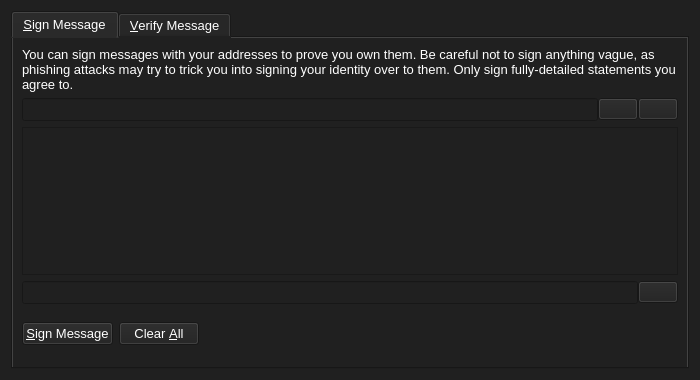
<?xml version="1.0" encoding="UTF-8"?>
<ui version="4.0">
 <class>SignVerifyMessageDialog</class>
 <widget class="QDialog" name="SignVerifyMessageDialog">
  <property name="geometry">
   <rect>
    <x>0</x>
    <y>0</y>
    <width>700</width>
    <height>380</height>
   </rect>
  </property>
  <property name="windowTitle">
   <string>Signatures - Sign / Verify a Message</string>
  </property>
  <property name="styleSheet">
   <string notr="true">background-color: rgb(32, 32, 32);
color: rgb(255, 255, 255);</string>
  </property>
  <property name="modal">
   <bool>true</bool>
  </property>
  <layout class="QVBoxLayout" name="verticalLayout">
   <item>
    <widget class="QTabWidget" name="tabWidget">
     <property name="palette">
      <palette>
       <active>
        <colorrole role="WindowText">
         <brush brushstyle="SolidPattern">
          <color alpha="255">
           <red>255</red>
           <green>255</green>
           <blue>255</blue>
          </color>
         </brush>
        </colorrole>
        <colorrole role="Button">
         <brush brushstyle="SolidPattern">
          <color alpha="255">
           <red>32</red>
           <green>32</green>
           <blue>32</blue>
          </color>
         </brush>
        </colorrole>
        <colorrole role="Light">
         <brush brushstyle="SolidPattern">
          <color alpha="255">
           <red>32</red>
           <green>32</green>
           <blue>32</blue>
          </color>
         </brush>
        </colorrole>
        <colorrole role="Midlight">
         <brush brushstyle="SolidPattern">
          <color alpha="255">
           <red>32</red>
           <green>32</green>
           <blue>32</blue>
          </color>
         </brush>
        </colorrole>
        <colorrole role="Mid">
         <brush brushstyle="SolidPattern">
          <color alpha="255">
           <red>32</red>
           <green>32</green>
           <blue>32</blue>
          </color>
         </brush>
        </colorrole>
        <colorrole role="Text">
         <brush brushstyle="SolidPattern">
          <color alpha="255">
           <red>255</red>
           <green>255</green>
           <blue>255</blue>
          </color>
         </brush>
        </colorrole>
        <colorrole role="ButtonText">
         <brush brushstyle="SolidPattern">
          <color alpha="255">
           <red>255</red>
           <green>255</green>
           <blue>255</blue>
          </color>
         </brush>
        </colorrole>
        <colorrole role="Base">
         <brush brushstyle="SolidPattern">
          <color alpha="255">
           <red>32</red>
           <green>32</green>
           <blue>32</blue>
          </color>
         </brush>
        </colorrole>
        <colorrole role="Window">
         <brush brushstyle="SolidPattern">
          <color alpha="255">
           <red>32</red>
           <green>32</green>
           <blue>32</blue>
          </color>
         </brush>
        </colorrole>
        <colorrole role="PlaceholderText">
         <brush brushstyle="NoBrush">
          <color alpha="128">
           <red>255</red>
           <green>255</green>
           <blue>255</blue>
          </color>
         </brush>
        </colorrole>
       </active>
       <inactive>
        <colorrole role="WindowText">
         <brush brushstyle="SolidPattern">
          <color alpha="255">
           <red>255</red>
           <green>255</green>
           <blue>255</blue>
          </color>
         </brush>
        </colorrole>
        <colorrole role="Button">
         <brush brushstyle="SolidPattern">
          <color alpha="255">
           <red>32</red>
           <green>32</green>
           <blue>32</blue>
          </color>
         </brush>
        </colorrole>
        <colorrole role="Light">
         <brush brushstyle="SolidPattern">
          <color alpha="255">
           <red>32</red>
           <green>32</green>
           <blue>32</blue>
          </color>
         </brush>
        </colorrole>
        <colorrole role="Midlight">
         <brush brushstyle="SolidPattern">
          <color alpha="255">
           <red>32</red>
           <green>32</green>
           <blue>32</blue>
          </color>
         </brush>
        </colorrole>
        <colorrole role="Mid">
         <brush brushstyle="SolidPattern">
          <color alpha="255">
           <red>32</red>
           <green>32</green>
           <blue>32</blue>
          </color>
         </brush>
        </colorrole>
        <colorrole role="Text">
         <brush brushstyle="SolidPattern">
          <color alpha="255">
           <red>255</red>
           <green>255</green>
           <blue>255</blue>
          </color>
         </brush>
        </colorrole>
        <colorrole role="ButtonText">
         <brush brushstyle="SolidPattern">
          <color alpha="255">
           <red>255</red>
           <green>255</green>
           <blue>255</blue>
          </color>
         </brush>
        </colorrole>
        <colorrole role="Base">
         <brush brushstyle="SolidPattern">
          <color alpha="255">
           <red>32</red>
           <green>32</green>
           <blue>32</blue>
          </color>
         </brush>
        </colorrole>
        <colorrole role="Window">
         <brush brushstyle="SolidPattern">
          <color alpha="255">
           <red>32</red>
           <green>32</green>
           <blue>32</blue>
          </color>
         </brush>
        </colorrole>
        <colorrole role="PlaceholderText">
         <brush brushstyle="NoBrush">
          <color alpha="128">
           <red>255</red>
           <green>255</green>
           <blue>255</blue>
          </color>
         </brush>
        </colorrole>
       </inactive>
       <disabled>
        <colorrole role="WindowText">
         <brush brushstyle="SolidPattern">
          <color alpha="255">
           <red>255</red>
           <green>255</green>
           <blue>255</blue>
          </color>
         </brush>
        </colorrole>
        <colorrole role="Button">
         <brush brushstyle="SolidPattern">
          <color alpha="255">
           <red>32</red>
           <green>32</green>
           <blue>32</blue>
          </color>
         </brush>
        </colorrole>
        <colorrole role="Light">
         <brush brushstyle="SolidPattern">
          <color alpha="255">
           <red>32</red>
           <green>32</green>
           <blue>32</blue>
          </color>
         </brush>
        </colorrole>
        <colorrole role="Midlight">
         <brush brushstyle="SolidPattern">
          <color alpha="255">
           <red>32</red>
           <green>32</green>
           <blue>32</blue>
          </color>
         </brush>
        </colorrole>
        <colorrole role="Mid">
         <brush brushstyle="SolidPattern">
          <color alpha="255">
           <red>32</red>
           <green>32</green>
           <blue>32</blue>
          </color>
         </brush>
        </colorrole>
        <colorrole role="Text">
         <brush brushstyle="SolidPattern">
          <color alpha="255">
           <red>255</red>
           <green>255</green>
           <blue>255</blue>
          </color>
         </brush>
        </colorrole>
        <colorrole role="ButtonText">
         <brush brushstyle="SolidPattern">
          <color alpha="255">
           <red>255</red>
           <green>255</green>
           <blue>255</blue>
          </color>
         </brush>
        </colorrole>
        <colorrole role="Base">
         <brush brushstyle="SolidPattern">
          <color alpha="255">
           <red>32</red>
           <green>32</green>
           <blue>32</blue>
          </color>
         </brush>
        </colorrole>
        <colorrole role="Window">
         <brush brushstyle="SolidPattern">
          <color alpha="255">
           <red>32</red>
           <green>32</green>
           <blue>32</blue>
          </color>
         </brush>
        </colorrole>
        <colorrole role="PlaceholderText">
         <brush brushstyle="NoBrush">
          <color alpha="128">
           <red>255</red>
           <green>255</green>
           <blue>255</blue>
          </color>
         </brush>
        </colorrole>
       </disabled>
      </palette>
     </property>
     <property name="font">
      <font>
       <pointsize>10</pointsize>
      </font>
     </property>
     <property name="styleSheet">
      <string notr="true">background: rgb(32, 32, 32);
background-color: rgb(32, 32, 32);</string>
     </property>
     <property name="tabShape">
      <enum>QTabWidget::Rounded</enum>
     </property>
     <property name="currentIndex">
      <number>0</number>
     </property>
     <widget class="QWidget" name="tabSignMessage">
      <property name="styleSheet">
       <string notr="true">background: rgb(32, 32, 32);
background-color: rgb(32, 32, 32);</string>
      </property>
      <attribute name="title">
       <string>&amp;Sign Message</string>
      </attribute>
      <layout class="QVBoxLayout" name="verticalLayout_SM">
       <item>
        <widget class="QLabel" name="infoLabel_SM">
         <property name="font">
          <font>
           <pointsize>10</pointsize>
          </font>
         </property>
         <property name="text">
          <string>You can sign messages with your addresses to prove you own them. Be careful not to sign anything vague, as phishing attacks may try to trick you into signing your identity over to them. Only sign fully-detailed statements you agree to.</string>
         </property>
         <property name="textFormat">
          <enum>Qt::PlainText</enum>
         </property>
         <property name="wordWrap">
          <bool>true</bool>
         </property>
        </widget>
       </item>
       <item>
        <layout class="QHBoxLayout" name="horizontalLayout_1_SM">
         <property name="spacing">
          <number>0</number>
         </property>
         <item>
          <widget class="QValidatedLineEdit" name="addressIn_SM">
           <property name="font">
            <font>
             <pointsize>10</pointsize>
            </font>
           </property>
           <property name="toolTip">
            <string>The address to sign the message with (e.g. ie6sxvFwLpMsp5tRHpAS6q3cZVewmqYzTg)</string>
           </property>
           <property name="maxLength">
            <number>34</number>
           </property>
          </widget>
         </item>
         <item>
          <widget class="QPushButton" name="addressBookButton_SM">
           <property name="toolTip">
            <string>Choose an address from the address book</string>
           </property>
           <property name="text">
            <string/>
           </property>
           <property name="icon">
            <iconset resource="../bitcoin.qrc">
             <normaloff>:/icons/address-book</normaloff>:/icons/address-book</iconset>
           </property>
           <property name="shortcut">
            <string>Alt+A</string>
           </property>
           <property name="autoDefault">
            <bool>false</bool>
           </property>
          </widget>
         </item>
         <item>
          <widget class="QPushButton" name="pasteButton_SM">
           <property name="toolTip">
            <string>Paste address from clipboard</string>
           </property>
           <property name="text">
            <string/>
           </property>
           <property name="icon">
            <iconset resource="../bitcoin.qrc">
             <normaloff>:/icons/editpaste</normaloff>:/icons/editpaste</iconset>
           </property>
           <property name="shortcut">
            <string>Alt+P</string>
           </property>
           <property name="autoDefault">
            <bool>false</bool>
           </property>
          </widget>
         </item>
        </layout>
       </item>
       <item>
        <widget class="QPlainTextEdit" name="messageIn_SM">
         <property name="font">
          <font>
           <pointsize>10</pointsize>
          </font>
         </property>
         <property name="toolTip">
          <string>Enter the message you want to sign here</string>
         </property>
        </widget>
       </item>
       <item>
        <layout class="QHBoxLayout" name="horizontalLayout_2_SM">
         <property name="spacing">
          <number>0</number>
         </property>
         <item>
          <widget class="QLineEdit" name="signatureOut_SM">
           <property name="font">
            <font>
             <pointsize>10</pointsize>
             <italic>true</italic>
            </font>
           </property>
           <property name="readOnly">
            <bool>true</bool>
           </property>
          </widget>
         </item>
         <item>
          <widget class="QPushButton" name="copySignatureButton_SM">
           <property name="toolTip">
            <string>Copy the current signature to the system clipboard</string>
           </property>
           <property name="text">
            <string/>
           </property>
           <property name="icon">
            <iconset resource="../bitcoin.qrc">
             <normaloff>:/icons/editcopy</normaloff>:/icons/editcopy</iconset>
           </property>
           <property name="autoDefault">
            <bool>false</bool>
           </property>
          </widget>
         </item>
        </layout>
       </item>
       <item>
        <layout class="QHBoxLayout" name="horizontalLayout_3_SM">
         <item>
          <widget class="QPushButton" name="signMessageButton_SM">
           <property name="font">
            <font>
             <pointsize>10</pointsize>
            </font>
           </property>
           <property name="toolTip">
            <string>Sign the message to prove you own this Rev address</string>
           </property>
           <property name="text">
            <string>&amp;Sign Message</string>
           </property>
           <property name="icon">
            <iconset resource="../bitcoin.qrc">
             <normaloff>:/icons/edit</normaloff>:/icons/edit</iconset>
           </property>
           <property name="autoDefault">
            <bool>false</bool>
           </property>
          </widget>
         </item>
         <item>
          <widget class="QPushButton" name="clearButton_SM">
           <property name="font">
            <font>
             <pointsize>10</pointsize>
            </font>
           </property>
           <property name="toolTip">
            <string>Reset all sign message fields</string>
           </property>
           <property name="text">
            <string>Clear &amp;All</string>
           </property>
           <property name="icon">
            <iconset resource="../bitcoin.qrc">
             <normaloff>:/icons/remove</normaloff>:/icons/remove</iconset>
           </property>
           <property name="autoDefault">
            <bool>false</bool>
           </property>
          </widget>
         </item>
         <item>
          <spacer name="horizontalSpacer_1_SM">
           <property name="orientation">
            <enum>Qt::Horizontal</enum>
           </property>
           <property name="sizeHint" stdset="0">
            <size>
             <width>40</width>
             <height>48</height>
            </size>
           </property>
          </spacer>
         </item>
         <item>
          <widget class="QLabel" name="statusLabel_SM">
           <property name="font">
            <font>
             <weight>75</weight>
             <bold>true</bold>
            </font>
           </property>
           <property name="text">
            <string/>
           </property>
           <property name="wordWrap">
            <bool>true</bool>
           </property>
          </widget>
         </item>
         <item>
          <spacer name="horizontalSpacer_2_SM">
           <property name="orientation">
            <enum>Qt::Horizontal</enum>
           </property>
           <property name="sizeHint" stdset="0">
            <size>
             <width>40</width>
             <height>48</height>
            </size>
           </property>
          </spacer>
         </item>
        </layout>
       </item>
      </layout>
     </widget>
     <widget class="QWidget" name="tabVerifyMessage">
      <attribute name="title">
       <string>&amp;Verify Message</string>
      </attribute>
      <layout class="QVBoxLayout" name="verticalLayout_VM">
       <item>
        <widget class="QLabel" name="infoLabel_VM">
         <property name="font">
          <font>
           <pointsize>10</pointsize>
          </font>
         </property>
         <property name="text">
          <string>Enter the signing address, message (ensure you copy line breaks, spaces, tabs, etc. exactly) and signature below to verify the message. Be careful not to read more into the signature than what is in the signed message itself, to avoid being tricked by a man-in-the-middle attack.</string>
         </property>
         <property name="textFormat">
          <enum>Qt::PlainText</enum>
         </property>
         <property name="alignment">
          <set>Qt::AlignLeading|Qt::AlignLeft|Qt::AlignTop</set>
         </property>
         <property name="wordWrap">
          <bool>true</bool>
         </property>
        </widget>
       </item>
       <item>
        <layout class="QHBoxLayout" name="horizontalLayout_1_VM">
         <property name="spacing">
          <number>0</number>
         </property>
         <item>
          <widget class="QValidatedLineEdit" name="addressIn_VM">
           <property name="font">
            <font>
             <pointsize>10</pointsize>
            </font>
           </property>
           <property name="toolTip">
            <string>The address the message was signed with (e.g. ie6sxvFwLpMsp5tRHpAS6q3cZVewmqYzTg)</string>
           </property>
           <property name="maxLength">
            <number>34</number>
           </property>
          </widget>
         </item>
         <item>
          <widget class="QPushButton" name="addressBookButton_VM">
           <property name="toolTip">
            <string>Choose an address from the address book</string>
           </property>
           <property name="text">
            <string/>
           </property>
           <property name="icon">
            <iconset resource="../bitcoin.qrc">
             <normaloff>:/icons/address-book</normaloff>:/icons/address-book</iconset>
           </property>
           <property name="shortcut">
            <string>Alt+A</string>
           </property>
           <property name="autoDefault">
            <bool>false</bool>
           </property>
          </widget>
         </item>
        </layout>
       </item>
       <item>
        <widget class="QPlainTextEdit" name="messageIn_VM">
         <property name="font">
          <font>
           <pointsize>10</pointsize>
          </font>
         </property>
        </widget>
       </item>
       <item>
        <widget class="QValidatedLineEdit" name="signatureIn_VM"/>
       </item>
       <item>
        <layout class="QHBoxLayout" name="horizontalLayout_2_VM">
         <item>
          <widget class="QPushButton" name="verifyMessageButton_VM">
           <property name="font">
            <font>
             <pointsize>10</pointsize>
            </font>
           </property>
           <property name="toolTip">
            <string>Verify the message to ensure it was signed with the specified Rev address</string>
           </property>
           <property name="text">
            <string>&amp;Verify Message</string>
           </property>
           <property name="icon">
            <iconset resource="../bitcoin.qrc">
             <normaloff>:/icons/transaction_0</normaloff>:/icons/transaction_0</iconset>
           </property>
           <property name="autoDefault">
            <bool>false</bool>
           </property>
          </widget>
         </item>
         <item>
          <widget class="QPushButton" name="clearButton_VM">
           <property name="font">
            <font>
             <pointsize>10</pointsize>
            </font>
           </property>
           <property name="toolTip">
            <string>Reset all verify message fields</string>
           </property>
           <property name="text">
            <string>Clear &amp;All</string>
           </property>
           <property name="icon">
            <iconset resource="../bitcoin.qrc">
             <normaloff>:/icons/remove</normaloff>:/icons/remove</iconset>
           </property>
           <property name="autoDefault">
            <bool>false</bool>
           </property>
          </widget>
         </item>
         <item>
          <spacer name="horizontalSpacer_1_VM">
           <property name="orientation">
            <enum>Qt::Horizontal</enum>
           </property>
           <property name="sizeHint" stdset="0">
            <size>
             <width>40</width>
             <height>48</height>
            </size>
           </property>
          </spacer>
         </item>
         <item>
          <widget class="QLabel" name="statusLabel_VM">
           <property name="font">
            <font>
             <weight>75</weight>
             <bold>true</bold>
            </font>
           </property>
           <property name="text">
            <string/>
           </property>
           <property name="wordWrap">
            <bool>true</bool>
           </property>
          </widget>
         </item>
         <item>
          <spacer name="horizontalSpacer_2_VM">
           <property name="orientation">
            <enum>Qt::Horizontal</enum>
           </property>
           <property name="sizeHint" stdset="0">
            <size>
             <width>40</width>
             <height>48</height>
            </size>
           </property>
          </spacer>
         </item>
        </layout>
       </item>
      </layout>
     </widget>
    </widget>
   </item>
  </layout>
 </widget>
 <customwidgets>
  <customwidget>
   <class>QValidatedLineEdit</class>
   <extends>QLineEdit</extends>
   <header>qvalidatedlineedit.h</header>
  </customwidget>
 </customwidgets>
 <resources>
  <include location="../bitcoin.qrc"/>
 </resources>
 <connections/>
</ui>
